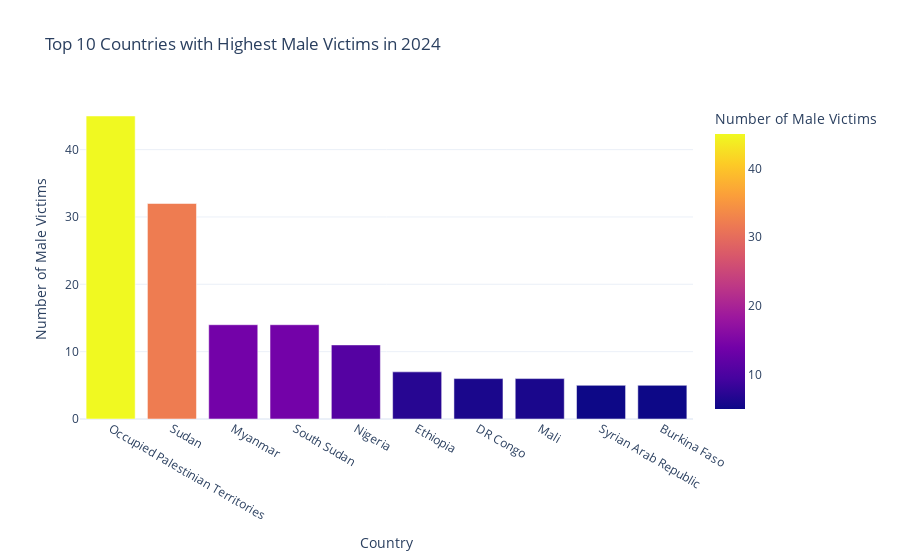

Source (notebook cell):
### Markdown cell above
The males were mostly killed in 2024 worlwide. Palestine having the highest number

### Code cell
# Filter data for 2024 and Gender Male
df_2024_male = df1[df1["Year"] == 2024]

# Check if the column is named correctly (adjust if necessary)
if "Gender Male" in df_2024_male.columns:
    df_2024_male = df_2024_male[["Country", "Gender Male"]].groupby("Country").sum().reset_index()

    # Sort by the highest number of male victims
    df_2024_male = df_2024_male.sort_values(by="Gender Male", ascending=False)

    # Display the country that contributed most
    top_country = df_2024_male.iloc[0]  # Get the top country
    print(f"The country with the highest number of male victims in 2024 is {top_country['Country']} with {top_country['Gender Male']} victims.")
    
    # Plot a bar chart for the top 10 countries
    fig = px.bar(df_2024_male.head(10), x="Country", y="Gender Male",
                 title="Top 10 Countries with Highest Male Victims in 2024",
                 labels={"Gender Male": "Number of Male Victims"},
                 color="Gender Male",
                 template="plotly_white")
    fig.show()

else:
    print("Column 'Gender Male' not found in the dataset. Check the column names.")

### Figure 1 — Plotly figure (JSON) as saved in the notebook; plotly's stock layout.template omitted (floating-point values rounded to 4 significant figures)
{"data": [{"alignmentgroup": "True", "hovertemplate": "Country=%{x}<br>Number of Male Victims=%{marker.color}<extra></extra>", "legendgroup": "", "marker": {"color": [45, 32, 14, 14, 11, 7, 6, 6, 5, 5], "coloraxis": "coloraxis", "pattern": {"shape": ""}}, "name": "", "offsetgroup": "", "orientation": "v", "showlegend": false, "textposition": "auto", "type": "bar", "x": ["Occupied Palestinian Territories", "Sudan", "Myanmar", "South Sudan", "Nigeria", "Ethiopia", "DR Congo", "Mali", "Syrian Arab Republic", "Burkina Faso"], "xaxis": "x", "y": [45, 32, 14, 14, 11, 7, 6, 6, 5, 5], "yaxis": "y"}], "layout": {"barmode": "relative", "coloraxis": {"colorbar": {"title": {"text": "Number of Male Victims"}}, "colorscale": [[0, "#0d0887"], [0.1111, "#46039f"], [0.2222, "#7201a8"], [0.3333, "#9c179e"], [0.4444, "#bd3786"], [0.5556, "#d8576b"], [0.6667, "#ed7953"], [0.7778, "#fb9f3a"], [0.8889, "#fdca26"], [1, "#f0f921"]]}, "legend": {"tracegroupgap": 0}, "title": {"text": "Top 10 Countries with Highest Male Victims in 2024"}, "xaxis": {"anchor": "y", "domain": [0, 1], "title": {"text": "Country"}}, "yaxis": {"anchor": "x", "domain": [0, 1], "title": {"text": "Number of Male Victims"}}}}
